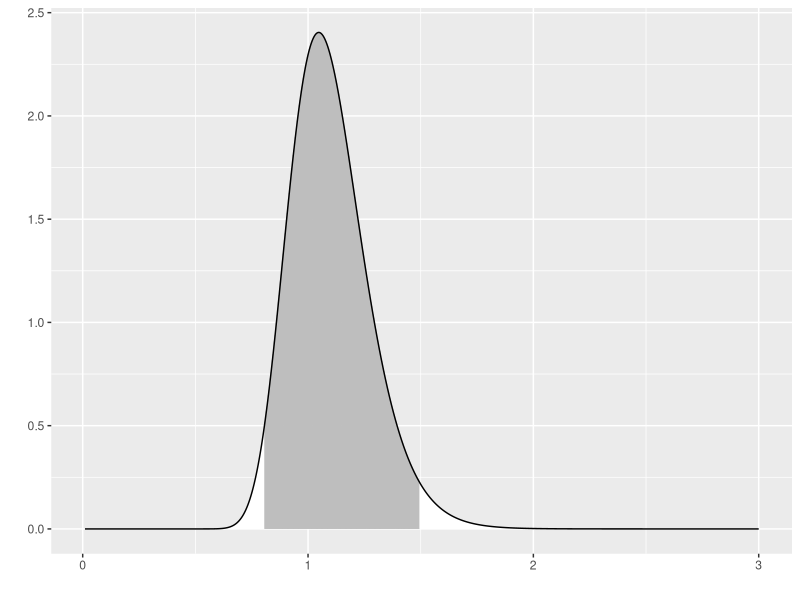
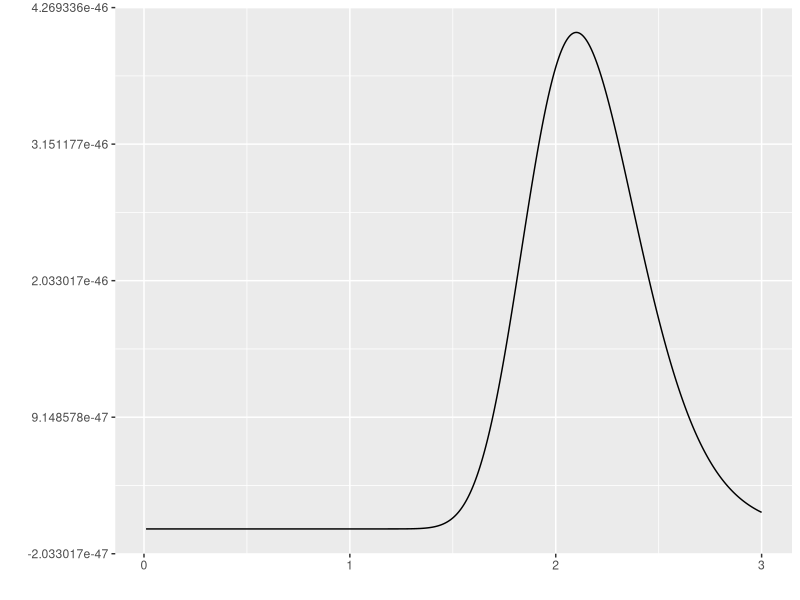
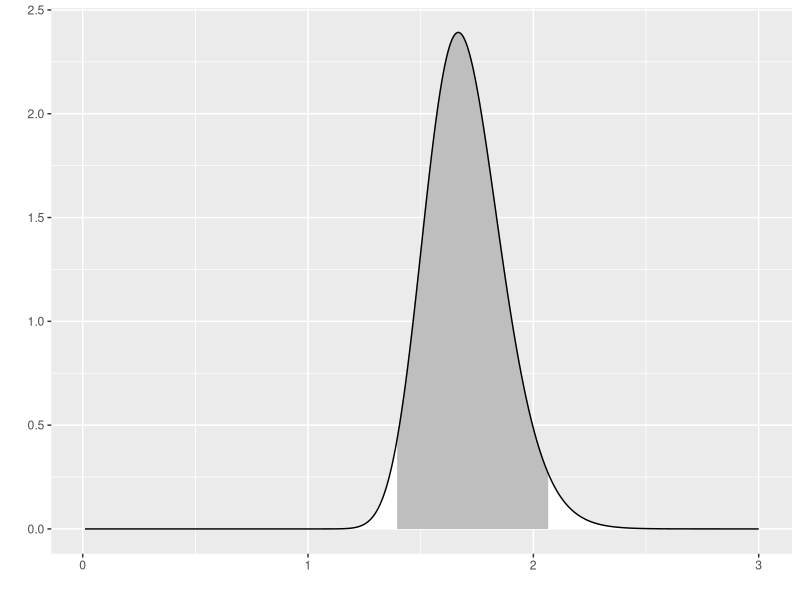
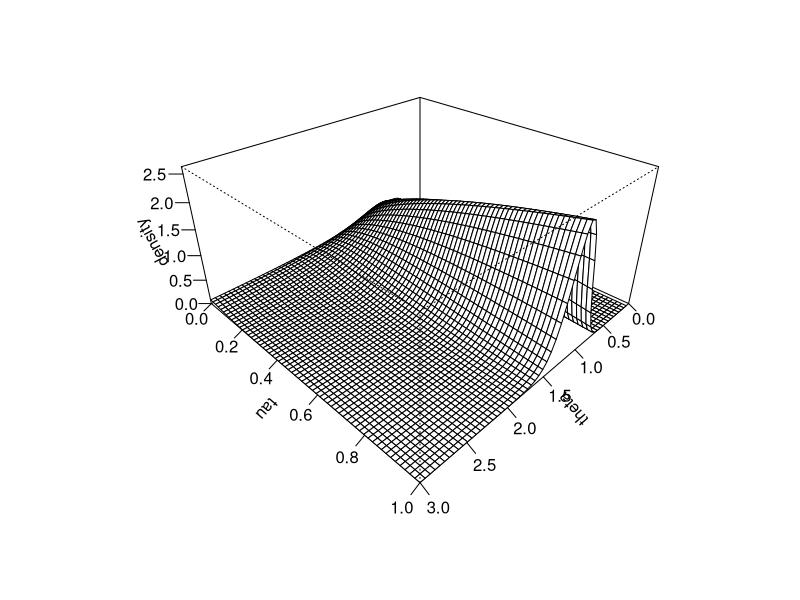
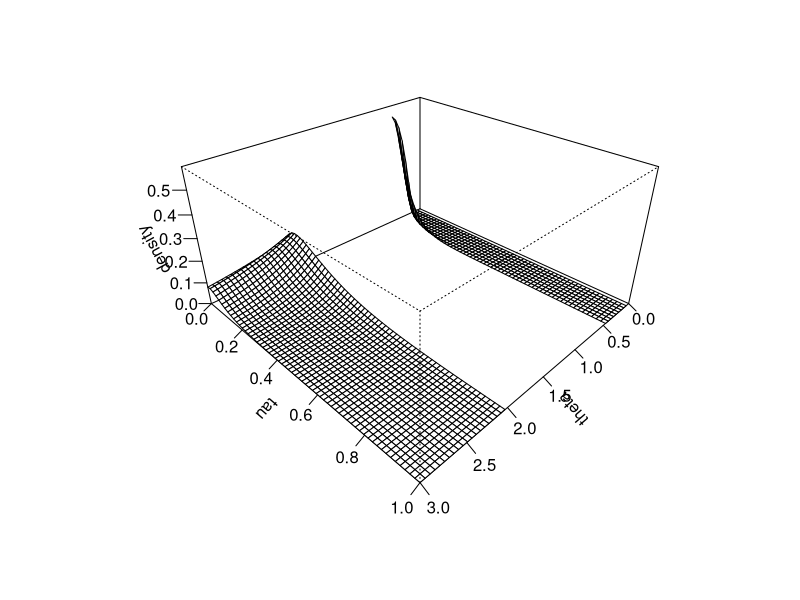
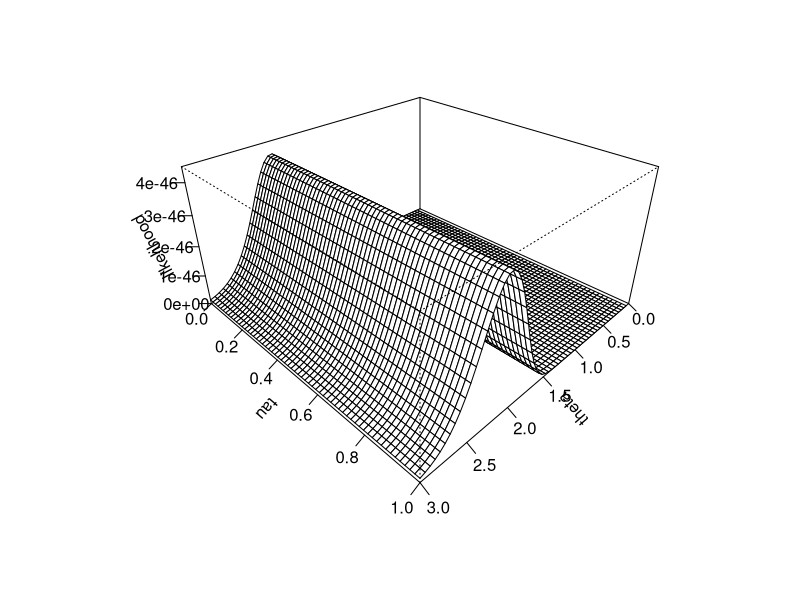
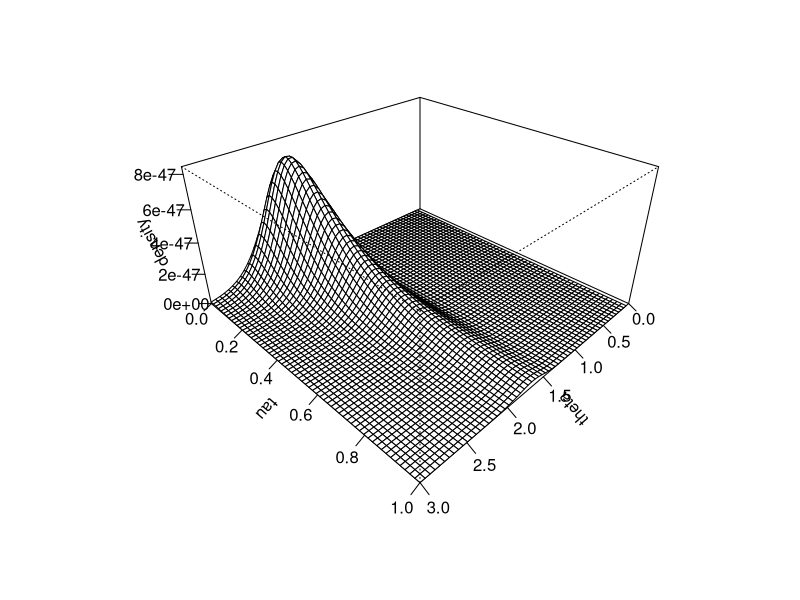
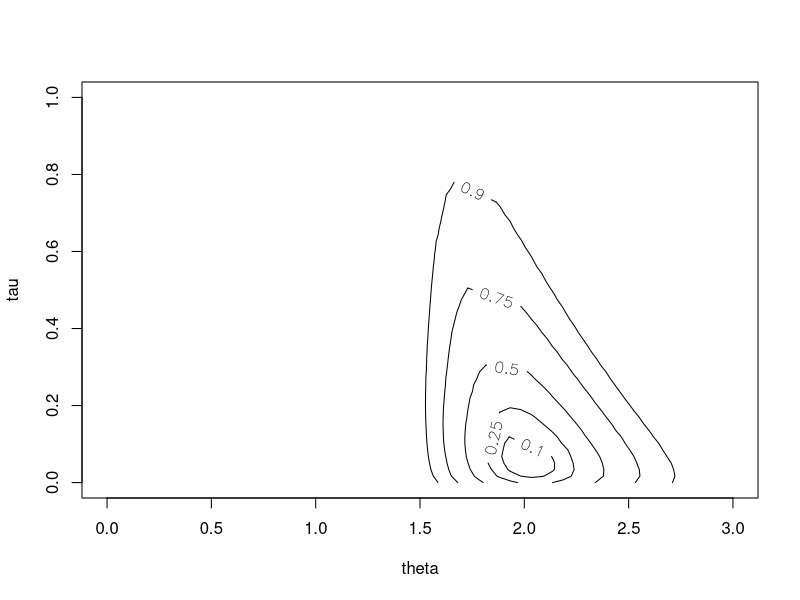

The R script that drew these images, in order:
## ---- chunk 1
suppressMessages(suppressWarnings(library(MASS)))
suppressMessages(suppressWarnings(library(tidyverse)))
knitr::opts_chunk$set(echo=TRUE, fig.width=8, fig.height=2)
## ---- chunk 2
x_max <- 3

a0 <- 41
b0 <- 44

n <- 60
xbar <- 2.1

a1 <- a0 + n
b1 <- b0 + n*xbar

posterior_alpha <- a0+n
posterior_beta <- b0+n*xbar

x_grid <- seq(0.01, x_max, length=1000)

f <- function(x, theta) {
  theta^(-1) * 
    exp(-x/theta)
}

g <- function(theta, alpha, beta) {
  beta^alpha/gamma(alpha) *
    theta^(-alpha-1) * 
    exp(-beta/theta)
}

prior05 <- 1/qgamma(c(0.975), a0, b0) 
prior95 <- 1/qgamma(c(0.025), a0, b0) 

post05 <- 1/qgamma(c(0.975), a1, b1) 
post95 <- 1/qgamma(c(0.025), a1, b1) 

## ---- chunk 3
g_grid <- g(x_grid, a0, b0)
sum(g_grid)*0.01 # Check the g is a density.
outside <- x_grid < prior05 | x_grid > prior95
x_color <- 
  ifelse(outside, "white", "gray")
data.frame(x=x_grid, y=g_grid) %>%
  ggplot(aes(x, y)) +
    geom_segment(aes(xend=x, yend=0), color=x_color) +
    geom_line() + xlab(" ") + ylab(" ")
## ---- chunk 4
f_grid <- f(xbar, x_grid)^n
x_color <- "white"
data.frame(x=x_grid, y=f_grid) %>%
  ggplot(aes(x, y)) +
    geom_line() + xlab(" ") + ylab(" ")
## ---- chunk 5
h_grid <- g(x_grid, a1, b1)
outside <- x_grid < post05 | x_grid > post95
x_color <- 
  ifelse(outside, "white", "gray")
data.frame(x=x_grid, y=h_grid) %>%
  ggplot(aes(x, y)) +
    geom_segment(aes(xend=x_grid, yend=0), color=x_color) +
    geom_line() + xlab(" ") + ylab(" ")
## ---- chunk 6
knitr::opts_chunk$set(echo=TRUE, fig.width=8, fig.height=8)
## ---- chunk 7
tau_grid <- seq(0, 1, length=60)
theta_grid <- seq(0, x_max, length=60)


gstar <- function(theta, tau) {g(theta, tau*(a0-1)+1, tau*(b0-1)+1)}
density <- outer(theta_grid, tau_grid, gstar)
op <- par(bg = "white")
z_max <- max(density, na.rm=TRUE)
persp(
  theta_grid, 
  tau_grid, 
  density, 
  zlim=c(0, 1.1*z_max),
  xlab="theta",
  ylab="tau",
  theta = 135, 
  phi = 30, 
  expand=0.5,
  ticktype="detailed")
## ---- chunk 8
density <- outer(theta_grid, tau_grid, gstar)
density[11:40, ] <- NA
op <- par(bg = "white")
z_max <- max(density, na.rm=TRUE)
persp(
  theta_grid, 
  tau_grid, 
  density, 
  zlim=c(0, 1.1*z_max),
  xlab="theta",
  ylab="tau",
  theta = 135, 
  phi = 30, 
  expand=0.5,
  ticktype="detailed")
## ---- chunk 9
tau_grid <- seq(0, 1, length=60)
theta_grid <- seq(0, x_max, length=60)


fstar <- function(theta, tau) {f(xbar, theta)^n}
likelihood <- outer(theta_grid, tau_grid, fstar)
z_max <- max(likelihood, na.rm=TRUE)
persp(
  theta_grid, 
  tau_grid, 
  likelihood, 
  zlim=c(0, 1.1*z_max),
  xlab="theta",
  ylab="tau",
  theta = 135, 
  phi = 30, 
  expand=0.5,
  ticktype="detailed")
## ---- chunk 10
tau_grid <- seq(0, 1, length=60)
theta_grid <- seq(0, x_max, length=60)


hstar <- function(theta, tau) {g(theta, tau*(a0-1)+1, tau*(b0-1)+1)*f(xbar, theta)^n}
density <- outer(theta_grid, tau_grid, hstar)
z_max <- max(density, na.rm=TRUE)
persp(
  theta_grid, 
  tau_grid, 
  density, 
  zlim=c(0, 1.1*z_max),
  xlab="theta",
  ylab="tau",
  theta = 135, 
  phi = 30, 
  expand=0.5,
  ticktype="detailed")
## ---- chunk 11
density <- density / sum(density, na.rm=TRUE)
density %>%
  as.vector %>%
  sort %>%
  rev -> sorted_density
cumulative_p <- 0
for (p in sorted_density) {
  cumulative_p <- p + cumulative_p
  density[density==p] <- cumulative_p
}
contour(
  theta_grid, 
  tau_grid, 
  density,
  labcex=1,
  levels=c(10, 25, 50, 75, 90)/100,
  xlab="theta",
  ylab="tau")
